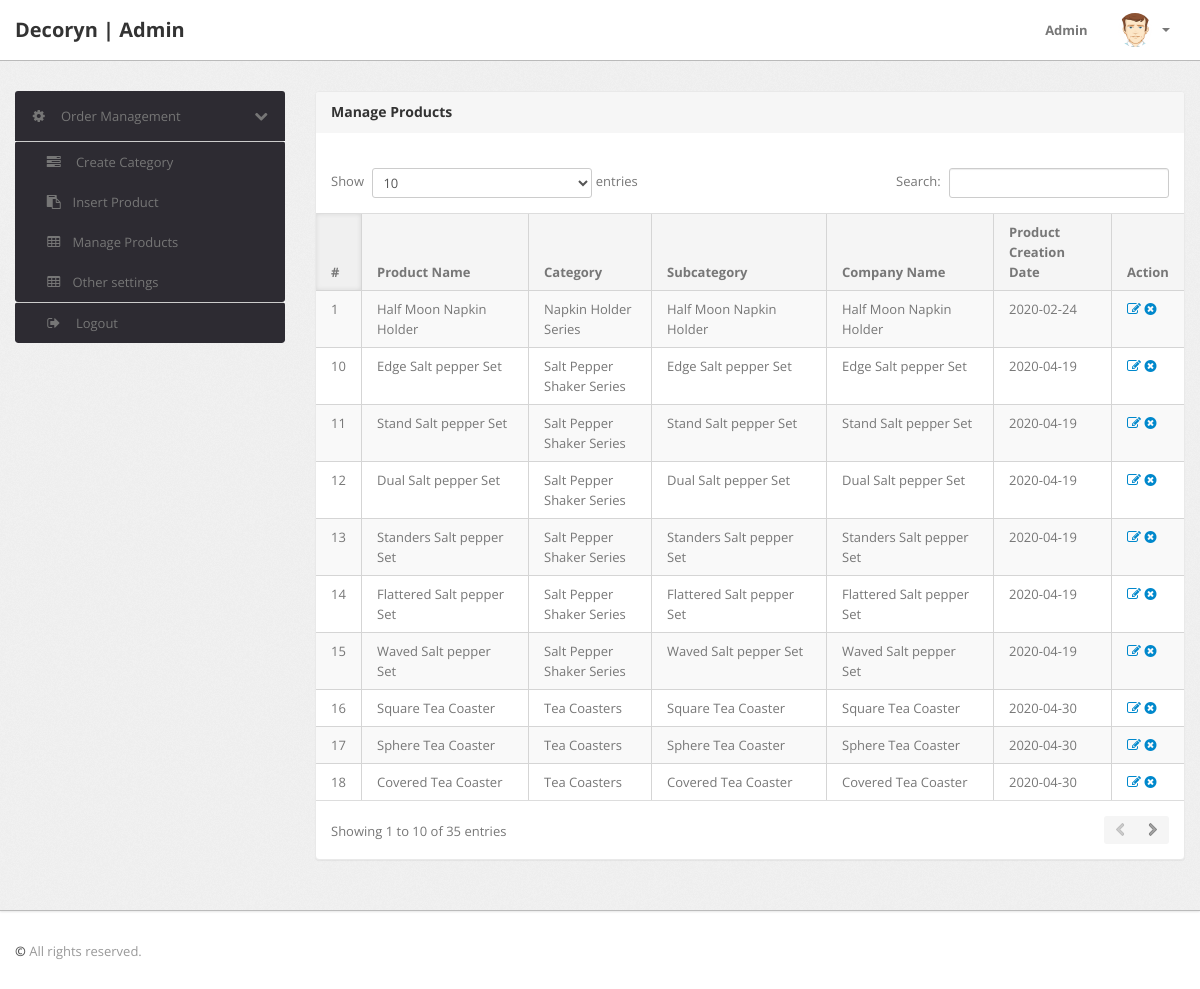
Page /admin/manage-products.php (signed in) on the earlier database version.
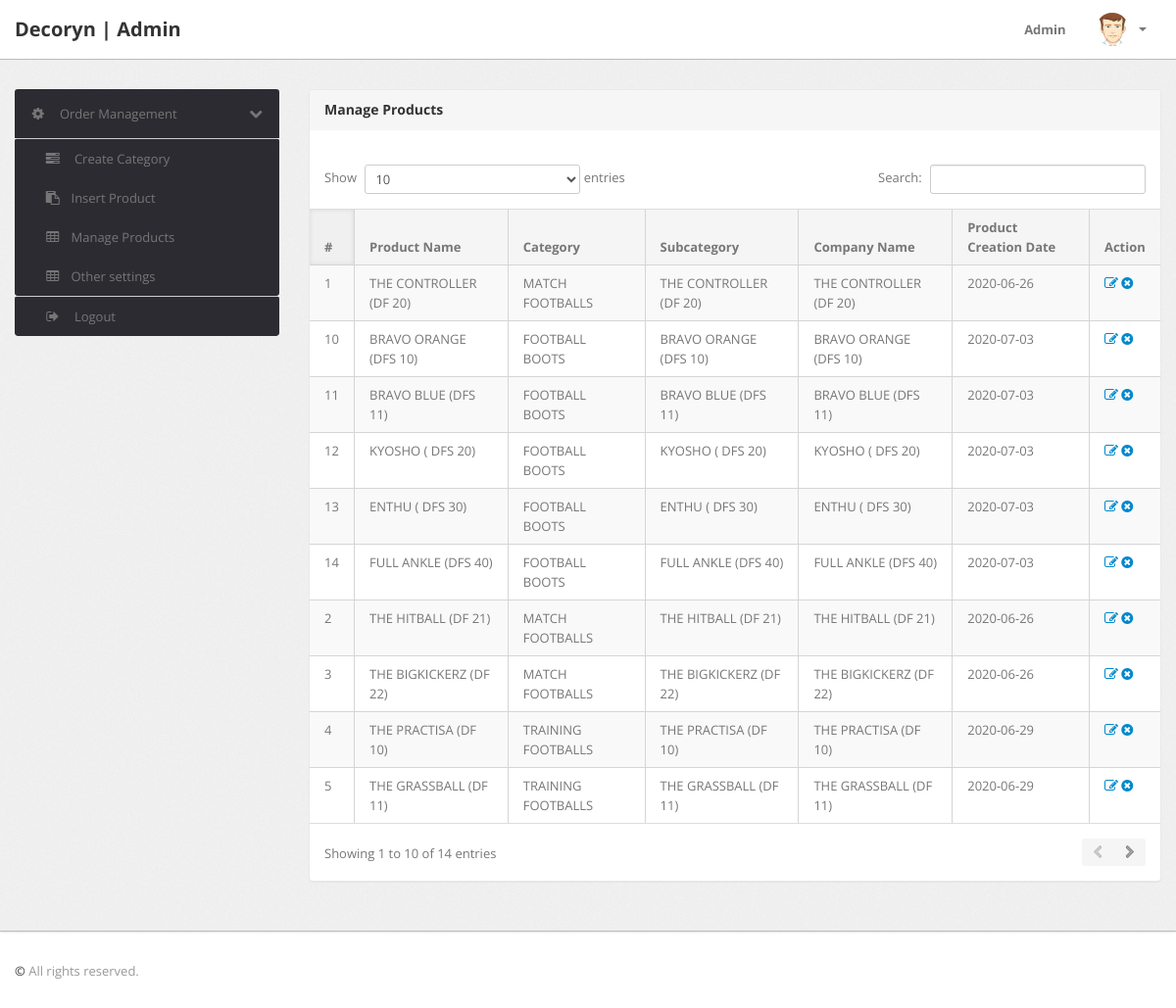
Same page on the later database version.
### tables this page shows
CREATE TABLE `products` (
  `id` int(11) NOT NULL,
  `category` int(11) NOT NULL,
  `productName` text,
  `productDescription` text,
  `productImage1` varchar(255) DEFAULT NULL,
  `productImage2` varchar(222) NOT NULL,
  `modelno` varchar(200) DEFAULT NULL,
  `seotitle` text,
  `metades` text,
  `altimage` text,
  `keyword` text,
  `headline` text,
  `homeproduct` int(22) NOT NULL,
  `postingDate` date DEFAULT NULL,
  `updationDate` datetime DEFAULT NULL,
  `status` int(22) NOT NULL DEFAULT '1',
  `position` varchar(200) DEFAULT '0',
  `price` varchar(200) DEFAULT NULL,
  `redirect` varchar(200) DEFAULT NULL
);

CREATE TABLE `category` (
  `id` int(11) NOT NULL,
  `categoryName` varchar(255) DEFAULT NULL,
  `categoryDescription` longtext,
  `creationDate` timestamp NOT NULL DEFAULT CURRENT_TIMESTAMP,
  `updationDate` varchar(255) DEFAULT NULL,
  `img` varchar(222) DEFAULT NULL,
  `position` varchar(200) DEFAULT '0'
);

### admin/manage-products.php (the view, shortened to what this page needs)
<?php
if(strlen($_SESSION['alogin'])==0)
	{
header('location:index.php');
}
else{
?>
<!DOCTYPE html>
<html lang="en">
<head>
	<link type="text/css" href="bootstrap/css/bootstrap.min.css" rel="stylesheet">
	<link type="text/css" href="bootstrap/css/bootstrap-responsive.min.css" rel="stylesheet">
	<link type="text/css" href="css/theme.css" rel="stylesheet">
	<link type="text/css" href="images/icons/css/font-awesome.css" rel="stylesheet">
</head>
<body>
<?php include('include/header.php');?>
	<div class="wrapper">
		<div class="container">
			<div class="row">
<?php include('include/sidebar.php');?>
			<div class="span9">
					<div class="content">
	<div class="module">
							<div class="module-head">
								<h3>Manage Products</h3>
							</div>
							<div class="module-body table">
									<br />
								<table cellpadding="0" cellspacing="0" border="0" class="datatable-1 table table-bordered table-striped	 display" width="100%">
									<thead>
										<tr>
											<th>#</th>
											<th>Product Name</th>
											<th>Category </th>
											<th>Subcategory</th>
											<th>Company Name</th>
											<th>Product Creation Date</th>
											<th>Action</th>
										</tr>
									</thead>
									<tbody>
<?php $query=mysqli_query($con,"select products.*,category.categoryName from products join category on category.id=products.category");
$cnt=1;
while($row=mysqli_fetch_array($query))
{
?>
										<tr>
											<td><?php echo htmlentities($cnt);?></td>
											<td><?php echo htmlentities($row['productName']);?></td>
											<td><?php echo htmlentities($row['categoryName']);?></td>
											<td> <?php echo htmlentities($row['productName']);?></td>
											<td><?php echo htmlentities($row['productName']);?></td>
											<td><?php echo htmlentities($row['postingDate']);?></td>
											<td>
											<a href="edit-products.php?id=<?php echo $row['id']?>" ><i class="icon-edit"></i></a>
											<a href="manage-products.php?id=<?php echo $row['id']?>&del=delete" onClick="return confirm('Are you sure you want to delete?')"><i class="icon-remove-sign"></i></a></td>
										</tr>
										<?php $cnt=$cnt+1; } ?>
								</table>
							</div>
						</div>
					</div>
				</div>
			</div>
		</div>
	</div>
<?php include('include/footer.php');?>
</body>
<?php } ?>

Differences in the rows shown:
removed products: productName "Half Moon Napkin Holder", category.categoryName "Napkin Holder Series", postingDate "2020-02-24"
removed products: productName "Edge Salt pepper Set", category.categoryName "Salt Pepper Shaker Series", postingDate "2020-04-19"
removed products: productName "Stand Salt pepper Set", category.categoryName "Salt Pepper Shaker Series", postingDate "2020-04-19"
removed products: productName "Dual Salt pepper Set", category.categoryName "Salt Pepper Shaker Series", postingDate "2020-04-19"
removed products: productName "Standers Salt pepper Set", category.categoryName "Salt Pepper Shaker Series", postingDate "2020-04-19"
removed products: productName "Flattered Salt pepper Set", category.categoryName "Salt Pepper Shaker Series", postingDate "2020-04-19"
removed products: productName "Waved Salt pepper Set", category.categoryName "Salt Pepper Shaker Series", postingDate "2020-04-19"
removed products: productName "Square Tea Coaster", category.categoryName "Tea Coasters", postingDate "2020-04-30"
removed products: productName "Sphere Tea Coaster", category.categoryName "Tea Coasters", postingDate "2020-04-30"
removed products: productName "Covered Tea Coaster", category.categoryName "Tea Coasters", postingDate "2020-04-30"
added products: productName "THE CONTROLLER (DF 20)", category.categoryName "MATCH FOOTBALLS", postingDate "2020-06-26"
added products: productName "THE HITBALL (DF 21)", category.categoryName "MATCH FOOTBALLS", postingDate "2020-06-26"
added products: productName "THE BIGKICKERZ (DF 22)", category.categoryName "MATCH FOOTBALLS", postingDate "2020-06-26"
added products: productName "THE PRACTISA (DF 10)", category.categoryName "TRAINING FOOTBALLS", postingDate "2020-06-29"
added products: productName "THE GRASSBALL (DF 11)", category.categoryName "TRAINING FOOTBALLS", postingDate "2020-06-29"
added products: productName "BRAVO ORANGE (DFS 10)", category.categoryName "FOOTBALL BOOTS", postingDate "2020-07-03"
added products: productName "BRAVO BLUE (DFS 11)", category.categoryName "FOOTBALL BOOTS", postingDate "2020-07-03"
added products: productName "KYOSHO ( DFS 20)", category.categoryName "FOOTBALL BOOTS", postingDate "2020-07-03"
added products: productName "ENTHU ( DFS 30)", category.categoryName "FOOTBALL BOOTS", postingDate "2020-07-03"
added products: productName "FULL ANKLE (DFS 40)", category.categoryName "FOOTBALL BOOTS", postingDate "2020-07-03"
Other differences:
text written by a page script: "Show entries Search: Showing 1 to 10 of 35 entries" → "Show entries Search: Showing 1 to 10 of 14 entries"
